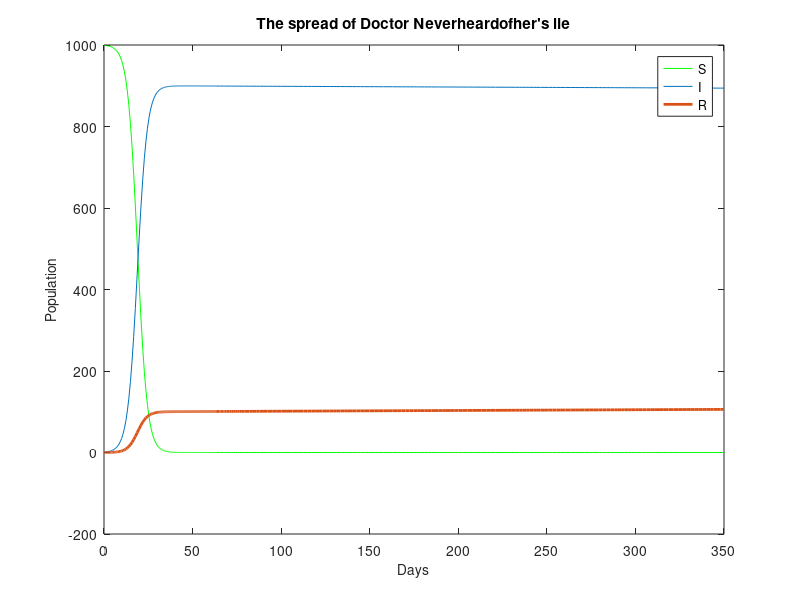

Reproduce this figure in MATLAB.
%Dr. Neverheardofher
beta = 0.0004;
gamma = 0.00002;
p = 0.9;
alpha = 0;

sir = @(t,y) [-beta.*y(1).*y(2);p*beta.*y(1).*y(2)-gamma.*y(2)+alpha.*y(3);
gamma.*y(2)-alpha.*y(3)+(1-p)*beta.*y(1).*y(2)];

[t,y] = ode45(sir,[0,350],[999 1 0]);
plot(t,y( :,1),"green",t,y( :,2),t,y( :,3),"LineStyle","-",'LineWidth',2);
xlabel("Days","FontSize",10);ylabel("Population","FontSize",10);
title("The spread of Doctor Neverheardofher's lie");
legend('S','I','R');
